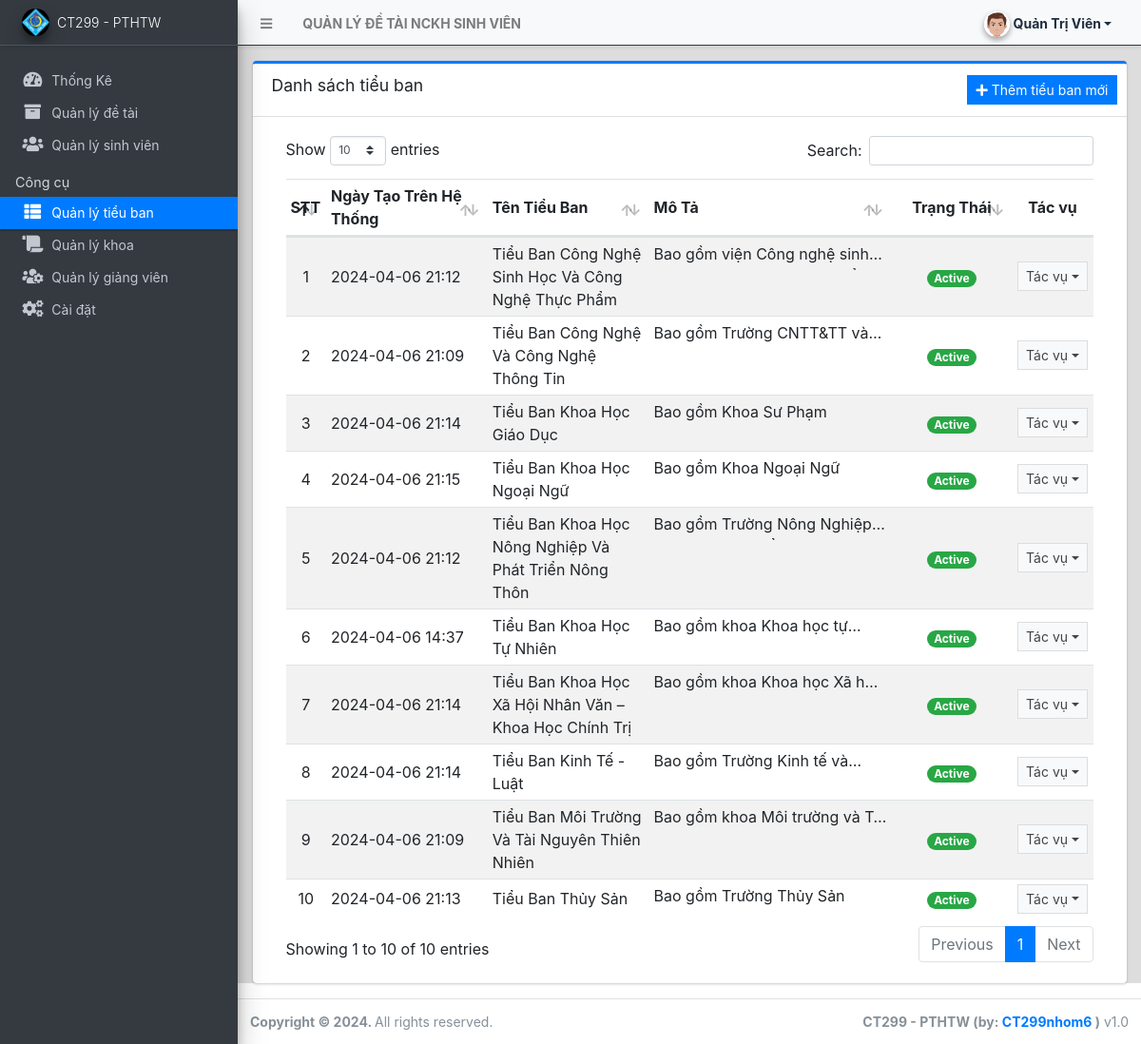
The page /admin/?page=departments (signed in) on the database its author committed.
### tables this page shows
CREATE TABLE `tieuban` (
  `id` int(30) NOT NULL,
  `ten` text NOT NULL,
  `mota` text NOT NULL,
  `status` tinyint(1) NOT NULL DEFAULT 1,
  `date_created` datetime NOT NULL DEFAULT current_timestamp(),
  `date_updated` datetime DEFAULT NULL ON UPDATE current_timestamp()
);

### admin/departments/index.php (the view, shortened to what this page needs)
<div class="card card-outline card-primary">
	<div class="card-header">
		<h3 class="card-title">Danh sách tiểu ban</h3>
		<div class="card-tools">
			<a href="javascript:void(0)" id="create_new" class="btn btn-flat btn-sm btn-primary"><span class="fas fa-plus"></span>  Thêm tiểu ban mới</a>
		</div>
	</div>
	<div class="card-body">
		<div class="container-fluid">
        <div class="container-fluid">
			<table class="table table-hover table-striped">
				<colgroup>
					<col width="5%">
					<col width="20%">
					<col width="20%">
					<col width="30%">
					<col width="15%">
					<col width="10%">
				</colgroup>
				<thead>
					<tr>
						<th>STT</th>
						<th>Ngày Tạo Trên Hệ Thống</th>
						<th>Tên Tiểu Ban</th>
						<th>Mô Tả</th>
						<th style="text-align: center">Trạng Thái</th>
						<th style="text-align: center">Tác vụ</th>
					</tr>
				</thead>
				<tbody>
					<?php
						$i = 1;
						$qry = $conn->query("SELECT * from `tieuban`order by `ten` asc ");
						while($row = $qry->fetch_assoc()):
					?>
						<tr>
							<td class="text-center"><?php echo $i++; ?></td>
							<td class=""><?php echo date("Y-m-d H:i",strtotime($row['date_created'])) ?></td>
							<td><?php echo ucwords($row['ten']) ?></td>
							<td class="truncate-1"><?php echo $row['mota'] ?></td>
							<td class="text-center">
                                <?php
                                    switch($row['status']){
                                        case '1':
                                            echo "<span class='badge badge-success badge-pill'>Active</span>";
                                            break;
                                    }
                                ?>
                            </td>
							<td align="center">
								 <button type="button" class="btn btn-flat btn-default btn-sm dropdown-toggle dropdown-icon" data-toggle="dropdown">
				                  		Tác vụ
				                  </button>
							</td>
						</tr>
					<?php endwhile; ?>
				</tbody>
			</table>
		</div>
		</div>
	</div>
</div>

### rows shown on the page
tieuban: date_created "2024-04-06 21:12", ten "Tiểu Ban Công Nghệ Sinh Học Và Công Nghệ Thực Phẩm", mota "Bao gồm viện Công nghệ…", status "Active"
tieuban: date_created "2024-04-06 21:09", ten "Tiểu Ban Công Nghệ Và Công Nghệ Thông Tin", mota "Bao gồm Trường CNTT&TT…", status "Active"
tieuban: date_created "2024-04-06 21:14", ten "Tiểu Ban Khoa Học Giáo Dục", mota "Bao gồm Khoa Sư Phạm", status "Active"
tieuban: date_created "2024-04-06 21:15", ten "Tiểu Ban Khoa Học Ngoại Ngữ", mota "Bao gồm Khoa Ngoại Ngữ", status "Active"
tieuban: date_created "2024-04-06 21:12", ten "Tiểu Ban Khoa Học Nông Nghiệp Và Phát Triển Nông Thôn", mota "Bao gồm Trường Nông…", status "Active"
tieuban: date_created "2024-04-06 14:37", ten "Tiểu Ban Khoa Học Tự Nhiên", mota "Bao gồm khoa Khoa học…", status "Active"
tieuban: date_created "2024-04-06 21:14", ten "Tiểu Ban Khoa Học Xã Hội Nhân Văn – Khoa Học Chính Trị", mota "Bao gồm khoa Khoa học Xã…", status "Active"
tieuban: date_created "2024-04-06 21:14", ten "Tiểu Ban Kinh Tế - Luật", mota "Bao gồm Trường Kinh tế…", status "Active"
tieuban: date_created "2024-04-06 21:09", ten "Tiểu Ban Môi Trường Và Tài Nguyên Thiên Nhiên", mota "Bao gồm khoa Môi trường và…", status "Active"
tieuban: date_created "2024-04-06 21:13", ten "Tiểu Ban Thủy Sản", mota "Bao gồm Trường Thủy Sản", status "Active"

### other values the page prints
$_settings->info('ten') "QUẢN LÝ ĐỀ TÀI NCKH SINH VIÊN"
$_settings->userdata('hoten') "Quản Trị Viên"
$_settings->info('short_name') "CT299 - PTHTW"
